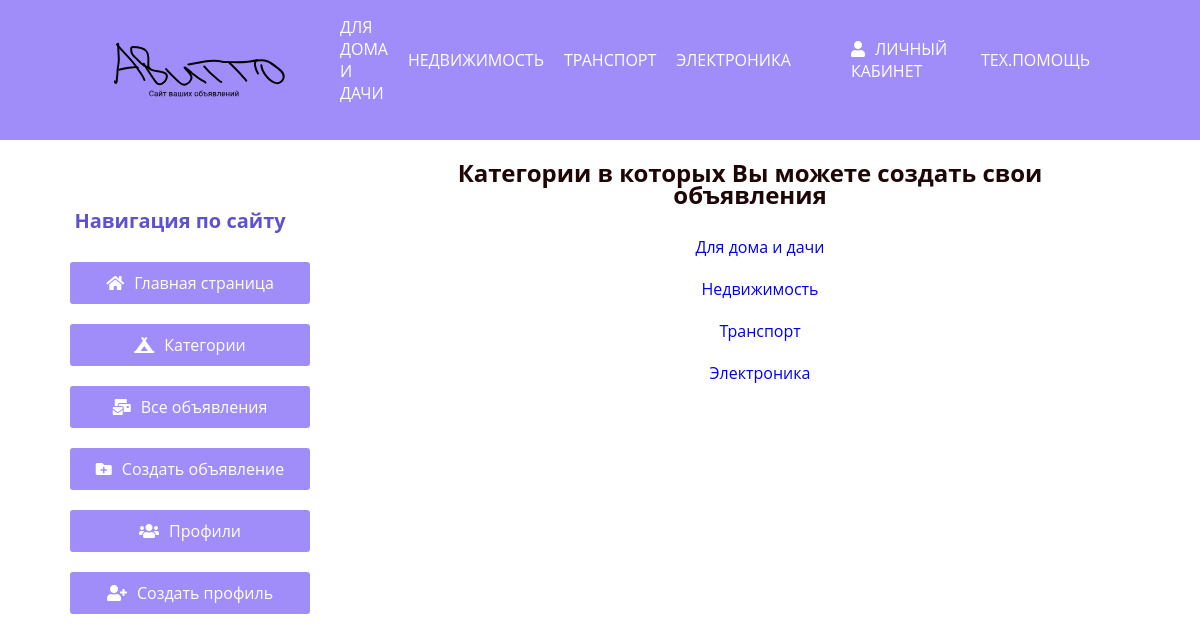
The page /category/ on the database its author committed.
### core/models.py (models this page shows, shortened)
class Category(models.Model):
    category_name = models.CharField(
        max_length=100, verbose_name='наименование категории', db_index=True)
    description = models.TextField(
        max_length=1000, blank=True, verbose_name='описание категории')
    class Meta:
        verbose_name = 'категория'
        verbose_name_plural = 'список категорий'
        ordering = ['category_name']

### core/views.py (the view)
# urls.py: path('category/', AllCategoryView.as_view(), name='category_all'),
class AllCategoryView(ListView):
    model = Category
    template_name = 'core/categories.html'
    context_object_name = 'categories'
    extra_context = {'page_title': 'Категории'}
    def get_queryset(self):
        return self.model.objects.all()

### core/templates/core/categories.html (shortened to what this page needs)
{% extends 'base.html' %}
<p>{%block content %}
  <h1>Категории в которых Вы можете создать свои объявления</h1>
      <section class="category">
      {% if categories %}
        <ul>
          {% for category in categories %}
          <li>
            <a href="{% url 'core:category_detail' category.id %}"
              >{{ category.category_name|linebreaks }}</a
            >
          </li>
          {% endfor %}
        </ul>
      {% endif %}
      </section>
{% endblock content%}</p>

### core/static/core/css/style.css (style rules this page uses)
* { box-sizing: border-box; outline-color: #c29974; }
body { margin: 0; padding: 0; font-family: "Open Sans", Arial, sans-serif; font-style: normal; font-size: 16px; line-height: 22px; color: #1e0606; background-color: white; }
a { display: block; text-decoration: none; margin-bottom: 20px; }
ul li { display: block; text-decoration: none; list-style: none; margin-right: 20px; }
.content h1, h2 { margin-bottom: 30px; }

### rows shown on the page
Category: category_name "Для дома и дачи"
Category: category_name "Недвижимость"
Category: category_name "Транспорт"
Category: category_name "Электроника"
